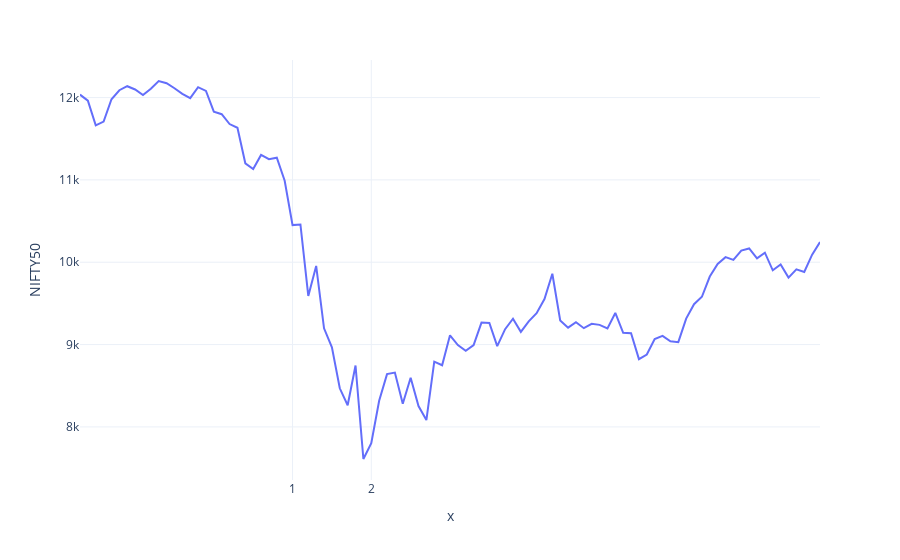

The code cell stored with this chart in its notebook:
### Code cell
import plotly.io as pio
pio.templates.default = "plotly_white"
fig = px.line(x=nifty50_df.Date, y=nifty50_df.Close)
fig.update_xaxes(
    ticktext=["1", "2"],
    tickvals=["09-Mar-2020", "24-Mar-2020"],
)
fig.update_layout(
    yaxis=dict(title_text="NIFTY50"),)
fig.show()

### Figure 1 — Plotly figure (JSON) as saved in the notebook; plotly's stock layout.template omitted (floating-point values rounded to 4 significant figures)
{"data": [{"hovertemplate": "x=%{x}<br>y=%{y}<extra></extra>", "legendgroup": "", "line": {"color": "#636efa", "dash": "solid"}, "mode": "lines", "name": "", "orientation": "v", "showlegend": false, "type": "scatter", "x": ["30-Jan-2020", "31-Jan-2020", "01-Feb-2020", "03-Feb-2020", "04-Feb-2020", "05-Feb-2020", "06-Feb-2020", "07-Feb-2020", "10-Feb-2020", "11-Feb-2020", "12-Feb-2020", "13-Feb-2020", "14-Feb-2020", "17-Feb-2020", "18-Feb-2020", "19-Feb-2020", "20-Feb-2020", "24-Feb-2020", "25-Feb-2020", "26-Feb-2020", "27-Feb-2020", "28-Feb-2020", "02-Mar-2020", "03-Mar-2020", "04-Mar-2020", "05-Mar-2020", "06-Mar-2020", "09-Mar-2020", "11-Mar-2020", "12-Mar-2020", "13-Mar-2020", "16-Mar-2020", "17-Mar-2020", "18-Mar-2020", "19-Mar-2020", "20-Mar-2020", "23-Mar-2020", "24-Mar-2020", "25-Mar-2020", "26-Mar-2020", "27-Mar-2020", "30-Mar-2020", "31-Mar-2020", "01-Apr-2020", "03-Apr-2020", "07-Apr-2020", "08-Apr-2020", "09-Apr-2020", "13-Apr-2020", "15-Apr-2020", "16-Apr-2020", "17-Apr-2020", "20-Apr-2020", "21-Apr-2020", "22-Apr-2020", "23-Apr-2020", "24-Apr-2020", "27-Apr-2020", "28-Apr-2020", "29-Apr-2020", "30-Apr-2020", "04-May-2020", "05-May-2020", "06-May-2020", "07-May-2020", "08-May-2020", "11-May-2020", "12-May-2020", "13-May-2020", "14-May-2020", "15-May-2020", "18-May-2020", "19-May-2020", "20-May-2020", "21-May-2020", "22-May-2020", "26-May-2020", "27-May-2020", "28-May-2020", "29-May-2020", "01-Jun-2020", "02-Jun-2020", "03-Jun-2020", "04-Jun-2020", "05-Jun-2020", "08-Jun-2020", "09-Jun-2020", "10-Jun-2020", "11-Jun-2020", "12-Jun-2020", "15-Jun-2020", "16-Jun-2020", "17-Jun-2020", "18-Jun-2020", "19-Jun-2020"], "xaxis": "x", "y": [12040.0, 11960.0, 11660.0, 11710.0, 11980.0, 12090.0, 12140.0, 12100.0, 12030.0, 12110.0, 12200.0, 12170.0, 12110.0, 12050.0, 11990.0, 12130.0, 12080.0, 11830.0, 11800.0, 11680.0, 11630.0, 11200.0, 11130.0, 11300.0, 11251, 11269, 10990.0, 10450.0, 10460.0, 9590.0, 9955.0, 9197.0, 8967.0, 8469.0, 8263.0, 8745.0, 7610.0, 7801.0, 8318.0, 8641.0, 8660.0, 8281.0, 8598.0, 8254.0, 8084.0, 8792.0, 8749.0, 9112.0, 8994.0, 8925.0, 8993.0, 9267.0, 9262.0, 8981.0, 9187.0, 9314.0, 9154.0, 9282.0, 9381.0, 9553.0, 9860.0, 9294.0, 9206.0, 9271.0, 9199.0, 9252.0, 9239.0, 9197.0, 9384.0, 9143.0, 9137.0, 8823.0, 8879.0, 9067.0, 9106.0, 9039.0, 9029.0, 9315.0, 9490.0, 9580.0, 9826.0, 9979.0, 10060.0, 10030.0, 10140.0, 10170.0, 10050.0, 10120.0, 9902, 9973.0, 9814.0, 9914, 9881.0, 10090.0, 10240.0], "yaxis": "y"}], "layout": {"legend": {"tracegroupgap": 0}, "margin": {"t": 60}, "xaxis": {"anchor": "y", "domain": [0, 1], "ticktext": ["1", "2"], "tickvals": ["09-Mar-2020", "24-Mar-2020"], "title": {"text": "x"}}, "yaxis": {"anchor": "x", "domain": [0, 1], "title": {"text": "NIFTY50"}}}}
